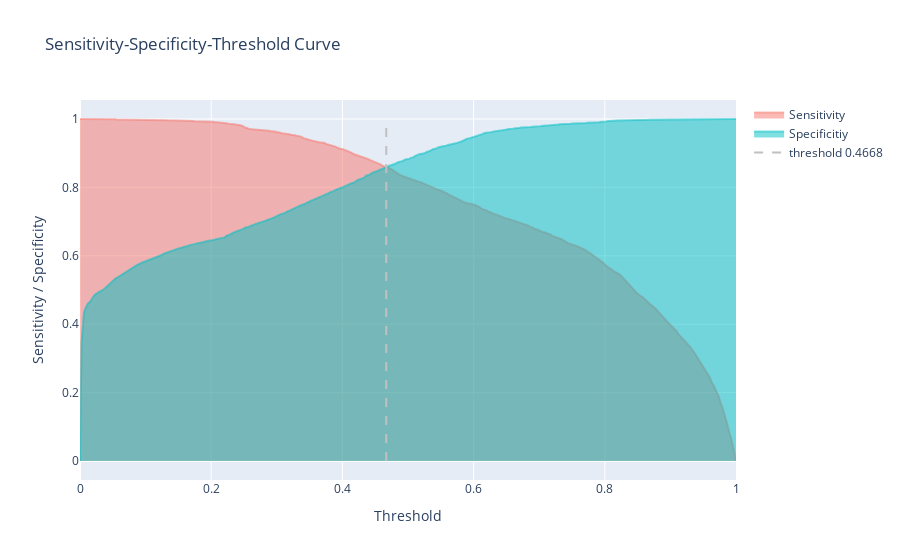

Notebook cell for this chart:
### Markdown cell above
#### Sensitivity-Specificity-Threshold Curve

### Code cell
fpr, tpr, thresholds =roc_curve(y_test[['response']], y_pred_proba)
sensitivity_specificity_threshold = pd.DataFrame({'Sensitivity' : tpr,'Specificitiy' : 1 - fpr, 'Threshold': thresholds})

# Es war ein Threshold mit dem Wert von 1,7 drin - Den habe ich gelöscht, da der plot sonst extrem verzerrt wird
sensitivity_specificity_threshold = sensitivity_specificity_threshold.iloc[1: , :]

# Schnittpunkt von Precision und Threshold berechnen und den dazugehörigen Threshold in einem Data Frame ablegen 
sensitivity_specificity_threshold['distance']  =  abs(sensitivity_specificity_threshold['Sensitivity'] - sensitivity_specificity_threshold['Specificitiy'])
intersection_specificity_threshold = sensitivity_specificity_threshold.loc[sensitivity_specificity_threshold['distance'] == sensitivity_specificity_threshold['distance'].min()]
intersection_spt = intersection_specificity_threshold['Threshold']


# Plot erzeugen 
fig = go.Figure()

# Trace für die Precison und die dazugehörigen Thresholds
fig.add_trace(go.Scatter(x=sensitivity_specificity_threshold['Threshold'], y=sensitivity_specificity_threshold['Sensitivity'],
                    fill='tozeroy', fillcolor='rgba(248, 118, 109, 0.5)', opacity=0.5,
                    hoveron = 'points+fills', # select where hover is active
                    line_color='rgba(248, 118, 109, 0.5)',
                    name= 'Sensitivity',
                    hoverinfo = 'text+x+y'))


# Trace für den Recall und die dazugehörigen Thresholds
fig.add_trace(go.Scatter(x=sensitivity_specificity_threshold['Threshold'], y=sensitivity_specificity_threshold['Specificitiy'],
                    fill='tozeroy', fillcolor = 'rgba(0, 191, 196, 0.5)',
                    hoveron='points',
                    line_color='rgba(0, 191, 196, 0.5)',
                    name= 'Specificitiy',
                    hoverinfo='text+x+y')) 


# Schnittpunkt von Precision und Recall einfügen
fig.add_traces(go.Scatter(
    x= [intersection_spt.values[0],intersection_spt.values[0]],
    y=[0,1],
    mode='lines',
    name=f'threshold {intersection_spt.values[0]:.4f}',
    line={'dash': 'dash', 
          'color': 'silver',
          'width': 2}
    ))


# Layout anpoassen
fig.update_layout(title = 'Sensitivity-Specificity-Threshold Curve')
fig.update_layout(hovermode='x unified')
fig.update_xaxes(title_text='Threshold')
fig.update_yaxes(title_text='Sensitivity / Specificity')

fig.show()

### Figure 1 — Plotly figure (JSON) as saved in the notebook; plotly's stock layout.template omitted (floating-point values rounded to 4 significant figures; data arrays with more than 128 entries replaced by an {"elided": "..."} marker saying what was removed)
{"data": [{"fill": "tozeroy", "fillcolor": "rgba(248, 118, 109, 0.5)", "hoverinfo": "text+x+y", "hoveron": "points+fills", "line": {"color": "rgba(248, 118, 109, 0.5)"}, "name": "Sensitivity", "opacity": 0.5, "type": "scatter", "x": {"elided": "1449 float values"}, "y": {"elided": "1449 float values"}}, {"fill": "tozeroy", "fillcolor": "rgba(0, 191, 196, 0.5)", "hoverinfo": "text+x+y", "hoveron": "points", "line": {"color": "rgba(0, 191, 196, 0.5)"}, "name": "Specificitiy", "type": "scatter", "x": {"elided": "1449 float values"}, "y": {"elided": "1449 float values"}}, {"line": {"color": "silver", "dash": "dash", "width": 2}, "mode": "lines", "name": "threshold 0.4668", "type": "scatter", "x": [0.4668, 0.4668], "y": [0, 1]}], "layout": {"hovermode": "x unified", "title": {"text": "Sensitivity-Specificity-Threshold Curve"}, "xaxis": {"title": {"text": "Threshold"}}, "yaxis": {"title": {"text": "Sensitivity / Specificity"}}}}
